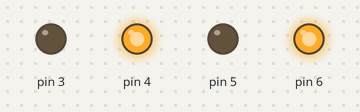
This sketch was run on a simulated Arduino Uno, built with avr-gcc and run on an emulated ATmega328P. Shown: output pins drawn as LEDs (lit = HIGH).

Above: at 1.0 s.
At 5.0 s:
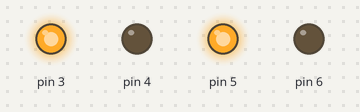
At 7.0 s:
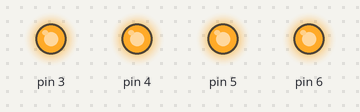
At 9.0 s:
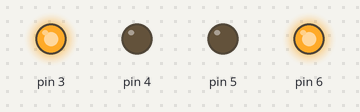
At 11.0 s:
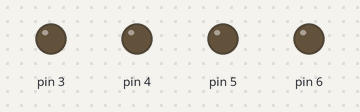
Timing chart, 0 to 15.6 s (numbered marks = the images above):
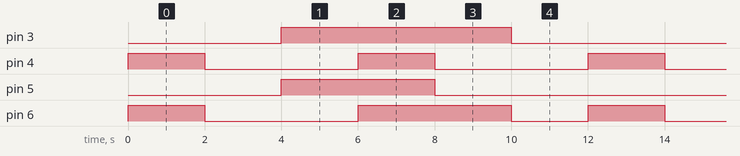

Measured:
- by itself, pin 3: alternates HIGH for 6.0 s and LOW for 6.0 s
- by itself, pin 4: alternates HIGH for 2.0 s and LOW for 4.0 s
- by itself, pin 5: alternates HIGH for 4.0 s and LOW for 8.0 s
- by itself, pin 6: repeats every 12.0 s: LOW 4.0 s, HIGH 4.0 s, LOW 2.0 s, HIGH 2.0 s

The sketch:

dc_motor_control1.ino
```cpp
void setup()
{
  pinMode(6, OUTPUT);
  pinMode(5, OUTPUT);
  pinMode(4, OUTPUT);
  pinMode(3, OUTPUT);
}

void loop()
{
  //ANTI-CLOCKWISE
  digitalWrite(6, HIGH);
  digitalWrite(5, LOW);
  digitalWrite(4, HIGH);
  digitalWrite(3, LOW);
  delay(2000);
  //STOP
  digitalWrite(6, LOW);
  digitalWrite(5, LOW);
  digitalWrite(4, LOW);
  digitalWrite(3, LOW);
  delay(2000);
  //CLOCKWISE
  digitalWrite(6, LOW);
  digitalWrite(5, HIGH);
  digitalWrite(4, LOW);
  digitalWrite(3, HIGH);
  delay(2000);
  //STOP
  digitalWrite(6, HIGH);
  digitalWrite(5, HIGH);
  digitalWrite(4, HIGH);
  digitalWrite(3, HIGH);
  delay(2000);
  //OPPOSITE_DIRECTION
  digitalWrite(6, HIGH);
  digitalWrite(5, LOW);
  digitalWrite(4, LOW);
  digitalWrite(3, HIGH);
  delay(2000);
  //STOP
  digitalWrite(6, LOW);
  digitalWrite(5, LOW);
  digitalWrite(4, LOW);
  digitalWrite(3, LOW);
  delay(2000);

}
```
